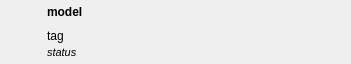
<?xml version="1.0" encoding="UTF-8"?>
<ui version="4.0">
 <class>BoardWidget</class>
 <widget class="QWidget" name="BoardWidget">
  <property name="geometry">
   <rect>
    <x>0</x>
    <y>0</y>
    <width>351</width>
    <height>64</height>
   </rect>
  </property>
  <property name="sizePolicy">
   <sizepolicy hsizetype="Expanding" vsizetype="Fixed">
    <horstretch>0</horstretch>
    <verstretch>0</verstretch>
   </sizepolicy>
  </property>
  <property name="minimumSize">
   <size>
    <width>0</width>
    <height>64</height>
   </size>
  </property>
  <property name="maximumSize">
   <size>
    <width>16777215</width>
    <height>64</height>
   </size>
  </property>
  <property name="windowTitle">
   <string>Form</string>
  </property>
  <layout class="QHBoxLayout" name="horizontalLayout" stretch="0,1">
   <property name="leftMargin">
    <number>5</number>
   </property>
   <property name="topMargin">
    <number>5</number>
   </property>
   <property name="rightMargin">
    <number>5</number>
   </property>
   <property name="bottomMargin">
    <number>5</number>
   </property>
   <item>
    <widget class="QLabel" name="boardIcon">
     <property name="sizePolicy">
      <sizepolicy hsizetype="Fixed" vsizetype="Fixed">
       <horstretch>0</horstretch>
       <verstretch>0</verstretch>
      </sizepolicy>
     </property>
     <property name="minimumSize">
      <size>
       <width>36</width>
       <height>36</height>
      </size>
     </property>
     <property name="maximumSize">
      <size>
       <width>36</width>
       <height>36</height>
      </size>
     </property>
     <property name="text">
      <string/>
     </property>
     <property name="pixmap">
      <pixmap resource="libtyqt.qrc">:/board_attached</pixmap>
     </property>
     <property name="scaledContents">
      <bool>true</bool>
     </property>
    </widget>
   </item>
   <item>
    <layout class="QVBoxLayout" name="verticalLayout" stretch="1,0">
     <property name="spacing">
      <number>3</number>
     </property>
     <property name="sizeConstraint">
      <enum>QLayout::SetFixedSize</enum>
     </property>
     <item>
      <widget class="QLabel" name="modelLabel">
       <property name="font">
        <font>
         <weight>75</weight>
         <bold>true</bold>
        </font>
       </property>
       <property name="text">
        <string>model</string>
       </property>
       <property name="alignment">
        <set>Qt::AlignLeading|Qt::AlignLeft|Qt::AlignTop</set>
       </property>
      </widget>
     </item>
     <item>
      <widget class="QStackedWidget" name="stackedWidget">
       <property name="sizePolicy">
        <sizepolicy hsizetype="Ignored" vsizetype="Preferred">
         <horstretch>0</horstretch>
         <verstretch>0</verstretch>
        </sizepolicy>
       </property>
       <property name="currentIndex">
        <number>0</number>
       </property>
       <widget class="QWidget" name="page">
        <layout class="QVBoxLayout" name="verticalLayout_2">
         <property name="spacing">
          <number>3</number>
         </property>
         <property name="leftMargin">
          <number>0</number>
         </property>
         <property name="topMargin">
          <number>0</number>
         </property>
         <property name="rightMargin">
          <number>0</number>
         </property>
         <property name="bottomMargin">
          <number>0</number>
         </property>
         <item>
          <widget class="QLabel" name="tagLabel">
           <property name="text">
            <string>tag</string>
           </property>
          </widget>
         </item>
         <item>
          <widget class="QLabel" name="statusLabel">
           <property name="font">
            <font>
             <pointsize>8</pointsize>
             <italic>true</italic>
            </font>
           </property>
           <property name="text">
            <string>status</string>
           </property>
          </widget>
         </item>
        </layout>
       </widget>
       <widget class="QWidget" name="page_2">
        <layout class="QVBoxLayout" name="verticalLayout_4">
         <property name="leftMargin">
          <number>3</number>
         </property>
         <property name="topMargin">
          <number>3</number>
         </property>
         <property name="rightMargin">
          <number>3</number>
         </property>
         <property name="bottomMargin">
          <number>3</number>
         </property>
         <item>
          <widget class="QProgressBar" name="taskProgress">
           <property name="value">
            <number>24</number>
           </property>
           <property name="textVisible">
            <bool>true</bool>
           </property>
          </widget>
         </item>
        </layout>
       </widget>
      </widget>
     </item>
    </layout>
   </item>
  </layout>
 </widget>
 <resources>
  <include location="libtyqt.qrc"/>
 </resources>
 <connections/>
</ui>
